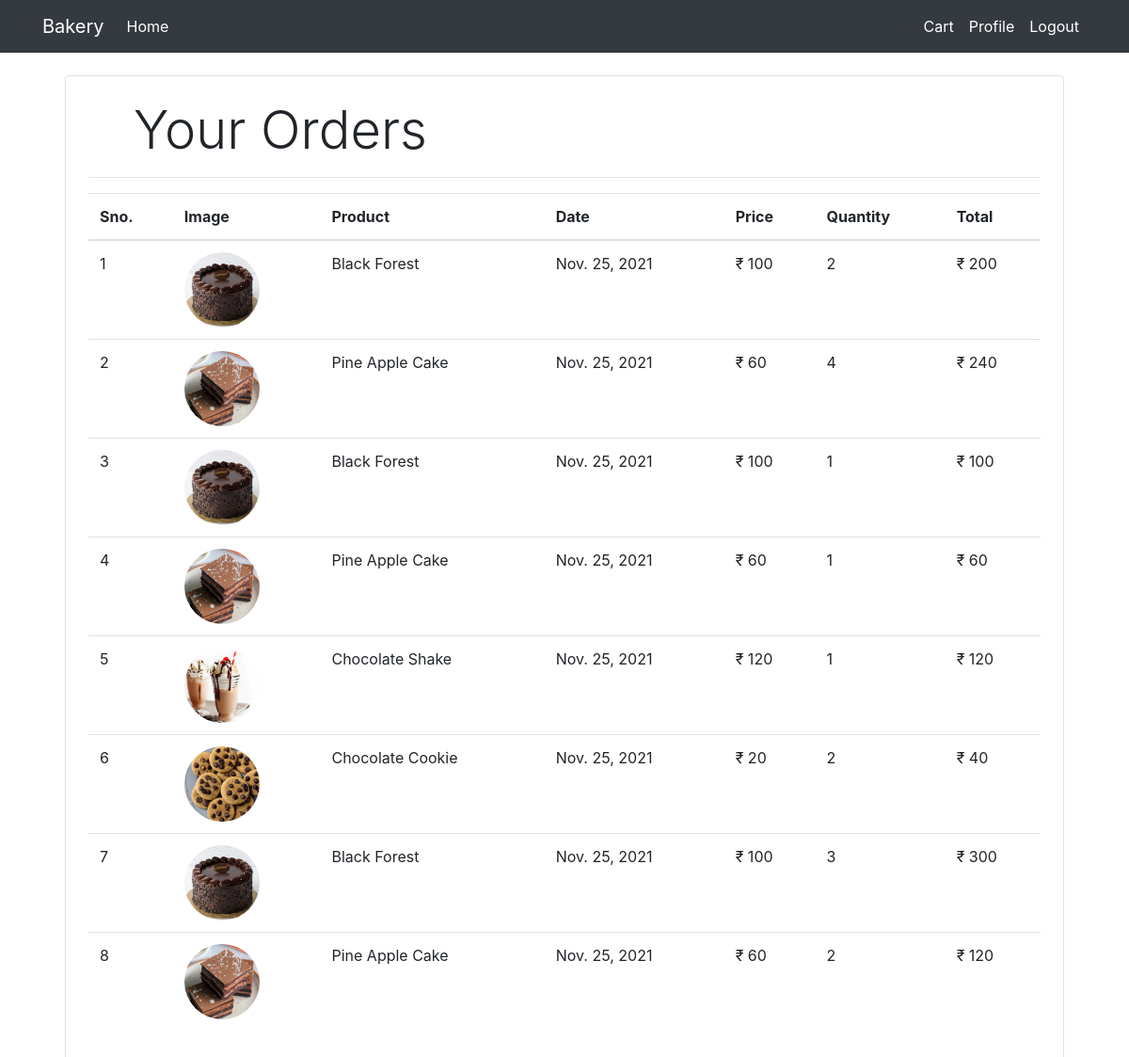
/orderhistory/ (signed in), run on an earlier commit of the app's database.
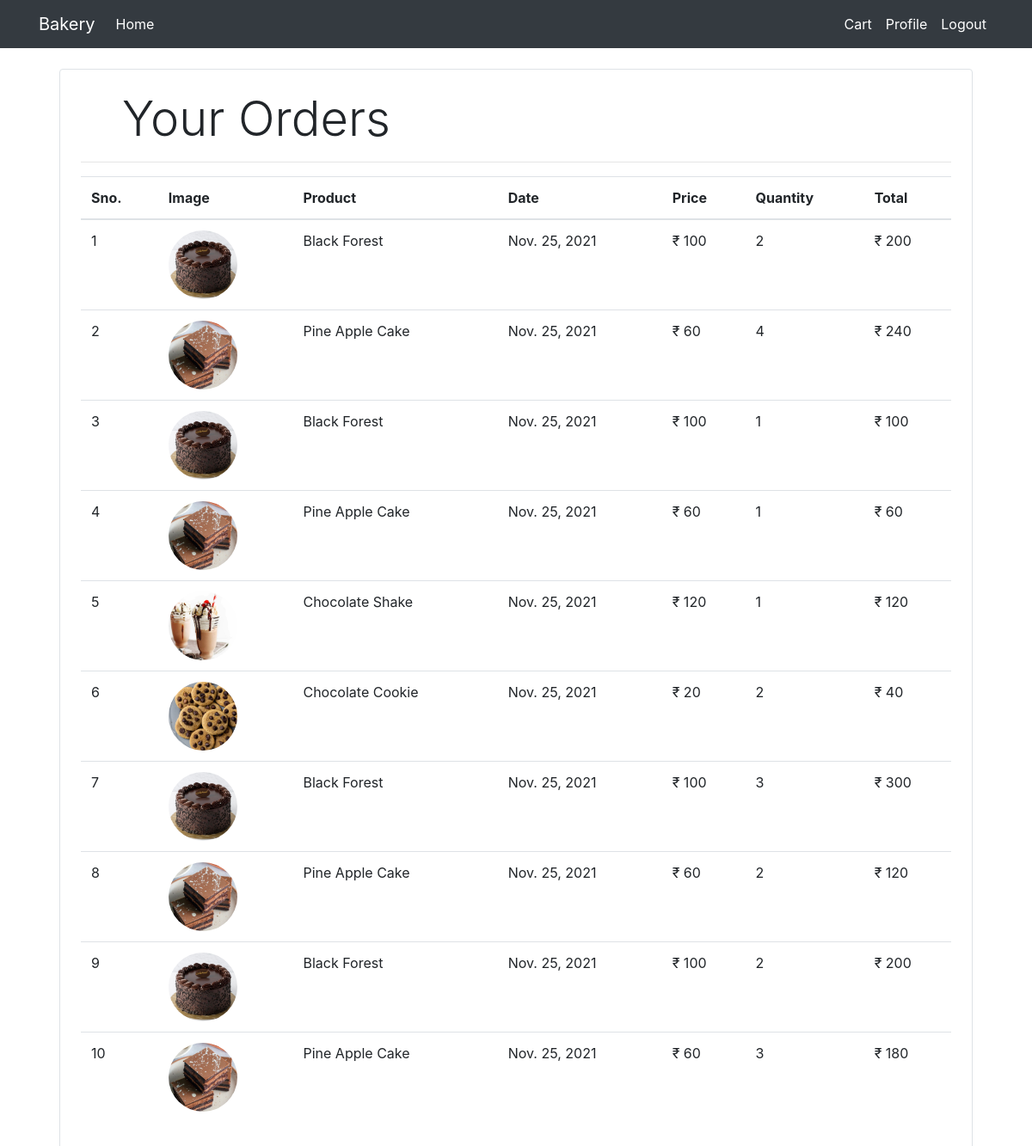
And on a later commit of the database.
### Bakery/models.py (models this page shows, shortened)
class Order(models.Model):
    product = models.ForeignKey(Product,on_delete=models.CASCADE,null=True)
    customer = models.ForeignKey(Customer,on_delete=models.CASCADE,null=True)
    quantity = models.IntegerField(default=1)
    price = models.IntegerField()
    email = models.EmailField(default='sandramaryjacob27@gmail.com')
    address = models.CharField(max_length=50,default='',blank=True)
    phone = models.CharField(max_length=15,default='',blank=True)
    date = models.DateField(default=datetime.datetime.today)
    @staticmethod
    def get_orders_by_customer(customer_email):
        return Order.objects.filter(email=customer_email)

class Product(models.Model):
    name = models.CharField(max_length=100, null=True)
    quantity = models.PositiveIntegerField(null=True)
    price = models.PositiveIntegerField(null=True)
    category = models.ForeignKey(Category, on_delete=models.CASCADE,default=1)
    image = models.ImageField(upload_to='uploads/products/', default='default_image.jpeg')

### Bakery/Views/views.py (the view)
# urls.py: path('orderhistory/', views.order_history.as_view(), name='Bakery-order'),
class order_history(View):
	def get(self, request):
		customer=request.session.get('customer_email')
		orders=Order.get_orders_by_customer(customer)
		return render(request,'Bakery/order_history.html',{'orders': orders})

### Bakery/templatetags/custom_filter.py (called while the page is built)
@register.filter(name='currency')
def currency(nunmber):
    return "₹ "+str(nunmber)

@register.filter(name='multiply')
def multiply(number,number1):
    return number*number1

### templates/Bakery/order_history.html (shortened to what this page needs)
{%extends 'Partials/base.html'%}
{%block content%}
{%load cart%}
{%load custom_filter%}
<div class="container">
   <div class="border rounded p-4 m-4">
        <p class="display-4 pl-4 ml-4">Your Orders</p>
        <hr>
        <table class="table">
            <thead>
                <tr>
                    <th>Sno.</th>
                    <th>Image</th>
                    <th>Product</th>
                    <th>Date</th>
                    <th>Price</th>
                    <th>Quantity</th>
                    <th>Total</th>
                </tr>
            </thead>
            <tbody>
                {% for order in orders %}
                <tr>
                    <td>{{forloop.counter}}</td>
                    <td><img style="height: 80px;" class="rounded-circle" src="{{order.product.image.url}}" alt=""></td>
                    <td>{{order.product.name}}</td>
                    <td>{{order.date}}</td>
                    <td>{{order.price|currency}}</td>
                    <td>{{order.quantity}}</td>
                    <td>{{order.quantity|multiply:order.price|currency}}</td>
                </tr>
                {% endfor %}
            </tbody>
        </table>
   </div>
</div>
{%endblock%}

### templates/Partials/base.html (shortened to what this page needs)
<!doctype html>
<html lang="en">
  <head>
    <link rel="stylesheet" href="https://cdn.jsdelivr.net/npm/bootstrap@4.6.1/dist/css/bootstrap.min.css">
  </head>
  <body>
    {% include 'partials/nav.html' %}
    {%block content %}{%endblock%}
  </body>
</html>

### templates/Partials/nav.html (shortened to what this page needs)
<nav class="navbar navbar-expand-lg navbar-info bg-dark">
        <div class="container">
            <a class="navbar-brand text-white" href="/">Bakery</a>
            <div class="collapse navbar-collapse" id="navbarSupportedContent">
                <ul class="navbar-nav mr-auto">
                    <li class="nav-item active">
                        <a class="nav-link text-white" href="/">Home</a>
                    </li>
                </ul>
                  {% if request.session.customer_id %}
                <ul class="navbar-nav ml-auto">
                      <li class="nav-item active">
                        <a class="nav-link text-white" href="/cart">Cart</a>
                    </li>
                    <li class="nav-item active">
                        <a class="nav-link text-white" href="/profile">Profile</a>
                    </li>
                    <li class="nav-item">
                        <a class="nav-link text-white" href="/logout">Logout</a>
                    </li>
                </ul>
                {%endif%}
            </div>
        </div>
    </nav>

What changed in the data, as far as the page shows it:
added Order: product.image (picture), product.name "Black Forest", date "Nov. 25, 2021", price "₹ 100", quantity "2", quantity|multiply "₹ 200"
added Order: product.image (picture), product.name "Pine Apple Cake", date "Nov. 25, 2021", price "₹ 60", quantity "3", quantity|multiply "₹ 180"
